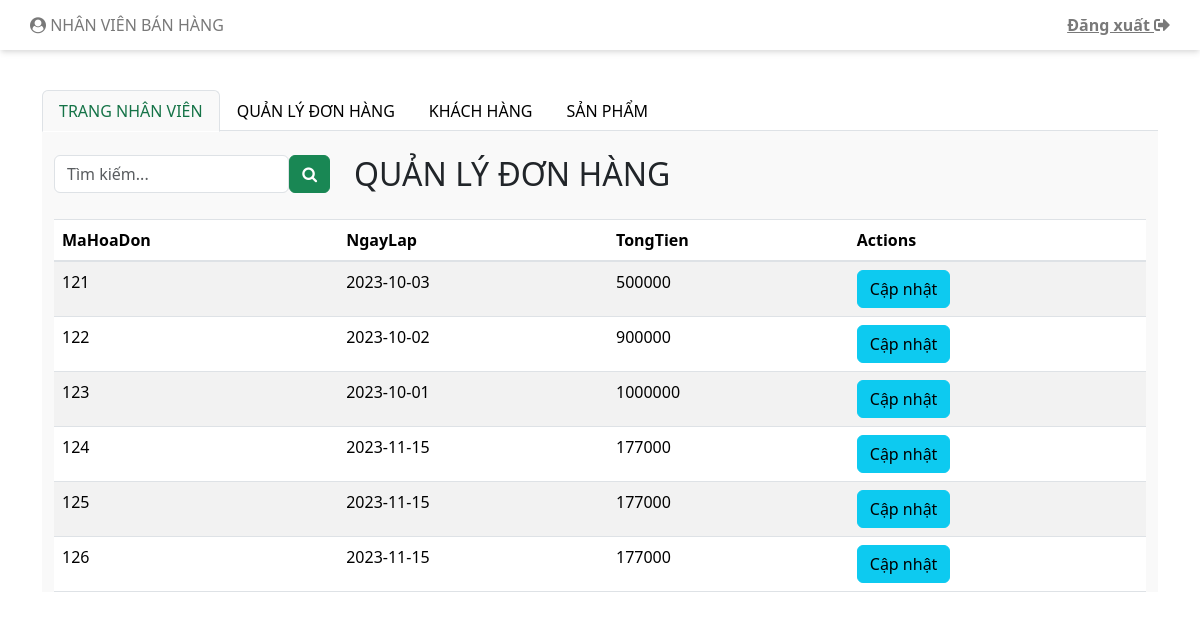
Page /nhanvienbanhang.php?qldh (signed in) on the earlier database version.
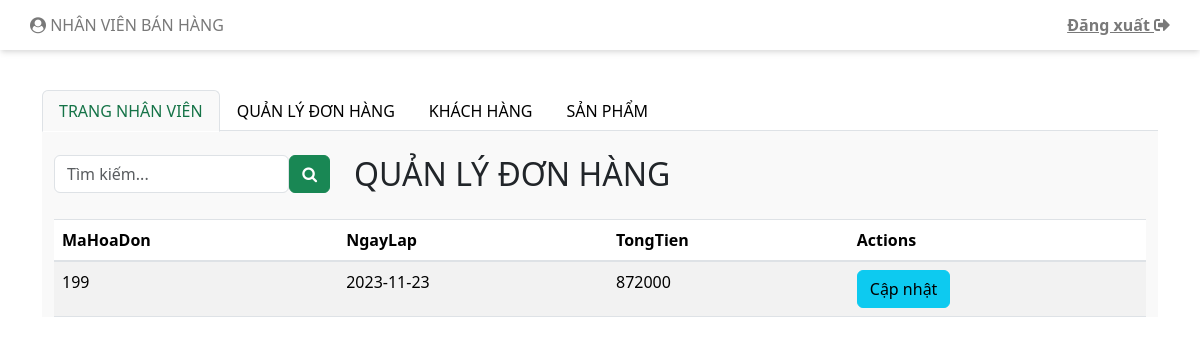
Same page on the later database version.
### tables this page shows
CREATE TABLE `hoadon` (
  `MaHoaDon` int(11) NOT NULL,
  `TongTien` double NOT NULL,
  `NgayLap` date NOT NULL
);

### controller/cQLHoaDon.php (called while the page is built, shortened)
<?php
require_once 'Model/mQLHoaDon.php';
class cHoaDon {
    public function hienThiDanhSachHoaDon() {
        $modelHoaDon = new mHoaDon();
        $danhSachHoaDon = $modelHoaDon->layDanhSachHoaDon();
        require_once 'View/vQLHoaDon.php';
    }
}
?>

### model/mQLHoaDon.php (called while the page is built, shortened)
<?php
class mHoaDon {
    public function layDanhSachHoaDon() {
        $connObj = new ConnectDB();
        $conn = $connObj->connect_DB($conn);
        $sql = "SELECT * FROM hoadon";
        $result = $conn->query($sql);
        return $result;
    }
}
?>

### view/vQLHoaDon.php (the view)
<?php
echo '<table class="table table-striped">';
echo '<thead>';
echo '<tr>';
echo '<th scope="col">MaHoaDon</th>';
echo '<th scope="col">NgayLap</th>';
echo '<th scope="col">TongTien</th>';
echo '<th scope="col">Actions</th>';
echo '</tr>';
echo '</thead>';
echo '<tbody>';
while ($row = $danhSachHoaDon->fetch_assoc()) {
    echo '<tr>';
    echo '<td>' . $row["MaHoaDon"] . '</td>';
    echo '<td>' . $row["NgayLap"] . '</td>';
    echo '<td>' . $row["TongTien"] . '</td>';
    echo '<td>';
    echo '<a href="nhanvienbanhang.php?upd=' . $row["MaHoaDon"] . '" class="btn btn-info">Cập nhật</a>';
    echo '</td>';
    echo '</tr>';
    }
echo '</tbody>';
echo '</table>';
?>

Differences in the rows shown:
removed hoadon: MaHoaDon "121", NgayLap "2023-10-03", TongTien "500000"
removed hoadon: MaHoaDon "122", NgayLap "2023-10-02", TongTien "900000"
removed hoadon: MaHoaDon "123", NgayLap "2023-10-01", TongTien "1000000"
removed hoadon: MaHoaDon "124", NgayLap "2023-11-15", TongTien "177000"
removed hoadon: MaHoaDon "125", NgayLap "2023-11-15", TongTien "177000"
removed hoadon: MaHoaDon "126", NgayLap "2023-11-15", TongTien "177000"
added hoadon: MaHoaDon "199", NgayLap "2023-11-23", TongTien "872000"
